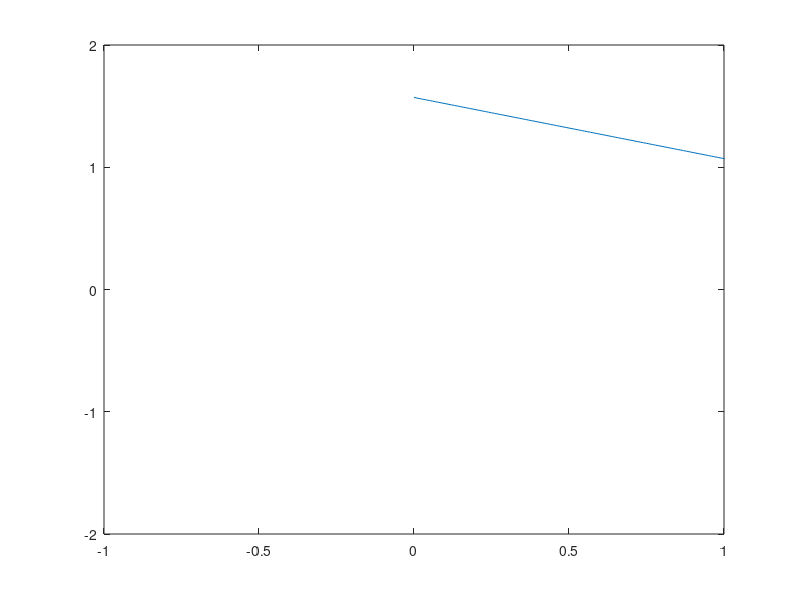

Source code (MATLAB): (Note: this script raises an error after producing the figure.)
clc;clear;
t = 0:0.01:2*pi;
f=(pi-t)/2;

N=2;
f_total = repmat(f, 1, N);
t_total = linspace(0,N*2*pi,length(f_total));

plot(t_total, f_total)
xlim([-1,1])
hold on

t = -1:0.001:1;
sum50 = creatseriesn(t,50);
sum100 = creatseriesn(t,100);
sum200 = creatseriesn(t,200);
sum2000 = creatseriesn(t,2000);
hold on
plot(t,sum50,'r');
plot(t,sum100,'g');
plot(t,sum200,'b');
plot(t,sum2000,'k');